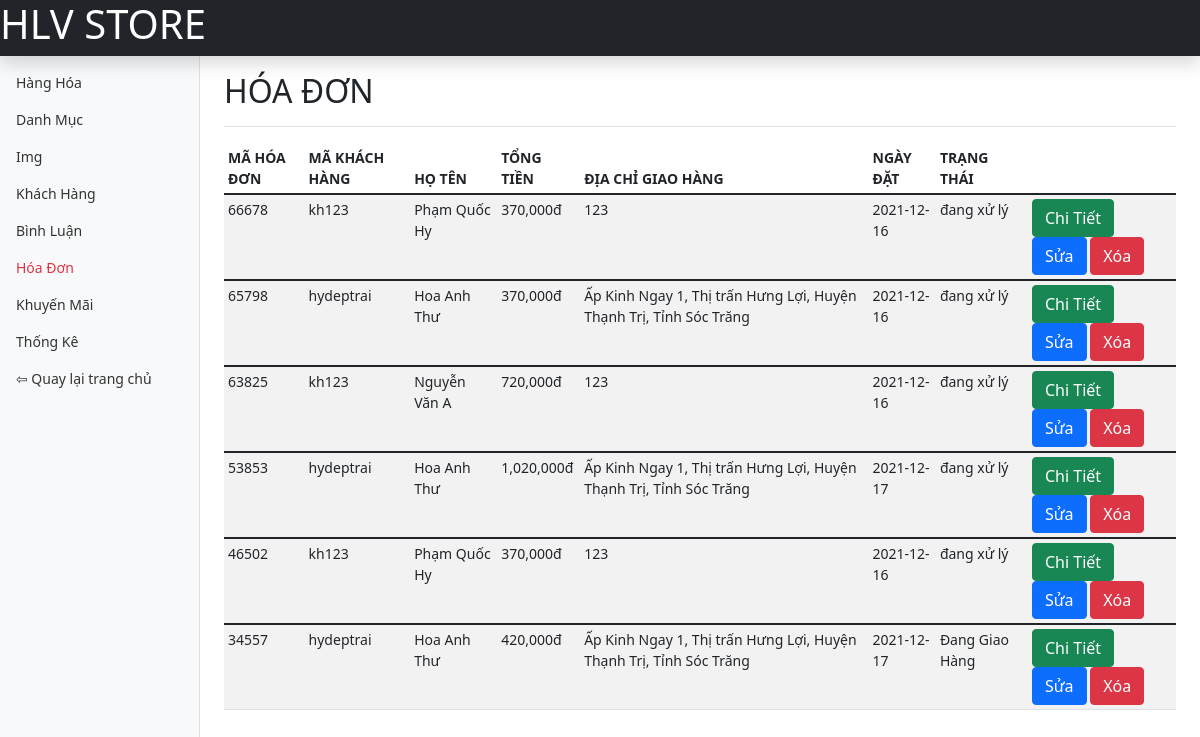
/admin/hoa-don/index.php, run on the app's committed database.
### tables this page shows
CREATE TABLE `hoadon` (
  `ma_hd` int(11) NOT NULL COMMENT 'mã hóa đơn',
  `ma_kh` varchar(50) NOT NULL COMMENT 'mã khách hàng',
  `ho_ten` varchar(50) NOT NULL,
  `tong_tien` int(10) NOT NULL COMMENT 'tổng tiền',
  `dia_chi_giao_hang` varchar(100) NOT NULL COMMENT 'địa chỉ giao hàng',
  `sdt` int(10) NOT NULL,
  `email` varchar(50) NOT NULL,
  `ngay_dat` date NOT NULL COMMENT 'ngày đặt',
  `trang_thai` varchar(30) NOT NULL COMMENT 'trạng thái'
);

### admin/hoa-don/index.php (called while the page is built)
<?php
require "list.php";
?>

### dao/pdo.php (called while the page is built, shortened)
<?php
function pdo_get_connection(){
    $servername = "localhost";
    $username = "root";
    $password = "";
    try{
        $conn = new PDO("mysql:host=$servername;dbname=hlvstore", $username, $password);
        $conn->setAttribute(PDO::ATTR_ERRMODE, PDO::ERRMODE_EXCEPTION);
        return $conn;
    } catch(PDOException $e) {
        echo "lỗi kết nối" . $e->getMessage();
    }
}
    function pdo_query($sql){
        $sql_args = array_slice(func_get_args(), 1);
        try{
            $conn = pdo_get_connection();
            $stmt = $conn->prepare($sql);
            $stmt->execute($sql_args);
            $rows = $stmt->fetchAll();
            return $rows;
        }
        catch(PDOException $e){
            throw $e;
        }
        finally{
            unset($conn);
        }
    }
?>

### dao/hoa-don.php (called while the page is built, shortened)
<?php
require_once 'pdo.php';
function hoa_don_selectall(){
    $sql="select * from hoadon order by ma_hd DESC";
    return pdo_query($sql);
}
?>

### admin/hoa-don/list.php (the view, shortened to what this page needs)
<?php
require "../../dao/pdo.php";
require "../../dao/hoa-don.php";
    $ds_hoa_don=hoa_don_selectall();
?>
<!doctype html>
<html lang="en">
  <head>
    <link href="../../css/assets/dist/css/bootstrap.min.css" rel="stylesheet">
    <link href="../../css/assets/dashboard.css" rel="stylesheet">
  </head>
  <body>
<header class="navbar navbar-dark sticky-top bg-dark flex-md-nowrap p-0 shadow">
  <h1 style="color: white;">HLV STORE</h1>
</header>
<div class="container-fluid">
  <div class="row">
    <nav id="sidebarMenu" class="col-md-3 col-lg-2 d-md-block bg-light sidebar collapse">
      <div class="position-sticky pt-3">
        <ul class="nav flex-column">
          <li class="nav-item">
            <a class="nav-link" href="../hang-hoa/list.php">
              Hàng Hóa
            </a>
          </li>
          <li class="nav-item">
            <a class="nav-link" href="#../danh-muc/list.php">
              Danh Mục
            </a>
          </li>
          <li class="nav-item">
            <a class="nav-link" href="../img/list.php">
              Img
            </a>
          </li>
          <li class="nav-item">
            <a class="nav-link" href="../khach-hang/list.php">
              Khách Hàng
            </a>
          </li>
          <li class="nav-item">
            <a class="nav-link" href="../binh-luan/list.php">
              Bình Luận
            </a>
          </li>
          <li class="nav-item">
            <a class="nav-link text-danger" href="#">
              Hóa Đơn
            </a>
          </li>
          <li class="nav-item">
            <a class="nav-link" href="../khuyen-mai/list.php"">
              Khuyến Mãi
            </a>
          </li>
          <li class="nav-item">
            <a class="nav-link" href="../thong-ke/list.php">
              Thống Kê
            </a>
          </li>
          <li class="nav-item">
            <a class="nav-link" href="../../index.php">
            ⇦ Quay lại trang chủ
            </a>
          </li>
        </ul>
      </div>
    </nav>
    <main class="col-md-9 ms-sm-auto col-lg-10 px-md-4">
      <div class="d-flex justify-content-between flex-wrap flex-md-nowrap align-items-center pt-3 pb-2 mb-3 border-bottom">
        <h2>HÓA ĐƠN</h2>
      </div>
      <div class="table-responsive">
        <table class="table table-striped table-sm">
          <thead>
            <tr>
              <th scope="col">MÃ HÓA ĐƠN</th>
              <th scope="col">MÃ KHÁCH HÀNG</th>
              <th scope="col">HỌ TÊN</th>
              <th scope="col">TỔNG TIỀN</th>
              <th scope="col">ĐỊA CHỈ GIAO HÀNG</th>
              <th scope="col">NGÀY ĐẶT</th>
              <th scope="col">TRẠNG THÁI</th>
            </tr>
          </thead>
          <?php
                foreach($ds_hoa_don as $hoa_don){
                    extract($hoa_don);
                    $del_link="list.php?ma_hd=".$ma_hd;
                    $edit_link="edit.php?ma_hd=".$ma_hd;
                    $chitiet_link="chitiet.php?ma_hd=".$ma_hd;
            ?>
            <tbody>
                <tr>
                <td><?php echo $ma_hd?></td>
                <td><?php echo $ma_kh?></td>
                <td><?php echo $ho_ten?></td>
                <td><?php echo number_format($tong_tien).'đ'?></td>
                <td><?php echo $dia_chi_giao_hang?></td>
                <td><?php echo $ngay_dat?></td>
                <td><?php echo $trang_thai?></td>
                <td>
                  <a href="<?php echo $chitiet_link?>"><button class="btn btn-success">Chi Tiết</button></a>
                  <a href="<?php echo $edit_link?>"><button class="btn btn-primary">Sửa</button></a>
                  <a href="<?php echo $del_link?>"><button class="btn btn-danger">Xóa</button></a>
                </td>
                </tr>
            </tbody>
            <?php
                }
            ?>
        </table>
      </div>
    </main>
  </div>
</div>
  </body>
</html>

### css/assets/dashboard.css (style rules this page uses)
body { font-size: .875rem; }
.sidebar { position: fixed; top: 0; bottom: 0; left: 0; z-index: 100; padding: 48px 0 0; box-shadow: inset -1px 0 0 rgba(0, 0, 0, .1); }
.sidebar .nav-link { font-weight: 500; color: #333; }

### data on the page
hoadon: ma_hd "66678", ma_kh "kh123", ho_ten "Phạm Quốc Hy", tong_tien "370,000", dia_chi_giao_hang "123", ngay_dat "2021-12-16", trang_thai "đang xử lý"
hoadon: ma_hd "65798", ma_kh "hydeptrai", ho_ten "Hoa Anh Thư", tong_tien "370,000", dia_chi_giao_hang "Ấp Kinh Ngay 1, Thị trấn Hưng Lợi, Huyện Thạnh Trị, Tỉnh Sóc Trăng", ngay_dat "2021-12-16", trang_thai "đang xử lý"
hoadon: ma_hd "63825", ma_kh "kh123", ho_ten "Nguyễn Văn A", tong_tien "720,000", dia_chi_giao_hang "123", ngay_dat "2021-12-16", trang_thai "đang xử lý"
hoadon: ma_hd "53853", ma_kh "hydeptrai", ho_ten "Hoa Anh Thư", tong_tien "1,020,000", dia_chi_giao_hang "Ấp Kinh Ngay 1, Thị trấn Hưng Lợi, Huyện Thạnh Trị, Tỉnh Sóc Trăng", ngay_dat "2021-12-17", trang_thai "đang xử lý"
hoadon: ma_hd "46502", ma_kh "kh123", ho_ten "Phạm Quốc Hy", tong_tien "370,000", dia_chi_giao_hang "123", ngay_dat "2021-12-16", trang_thai "đang xử lý"
hoadon: ma_hd "34557", ma_kh "hydeptrai", ho_ten "Hoa Anh Thư", tong_tien "420,000", dia_chi_giao_hang "Ấp Kinh Ngay 1, Thị trấn Hưng Lợi, Huyện Thạnh Trị, Tỉnh Sóc Trăng", ngay_dat "2021-12-17", trang_thai "Đang Giao Hàng"
